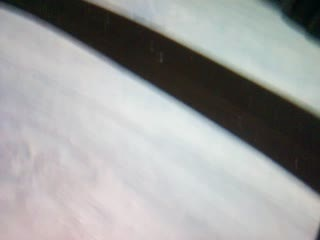
#> input picture data/test_images/17.jpg, 320 x 240 px
$ python -i line_detector.py   (imports and definitions only)
#> lines starting #> are read from the running program, lines starting #| are printed output that depends on the picture; after the words box and inside, x2 and y2 are one past the last pixel; in counts of white or black regions, pixels touching at a corner belong together
#> further down, picture is the input picture: shape (240, 320, 3); mean B, G, R 159.4, 160.2, 159.6
import cv2
import numpy as np


class LineDetector:
    """
    Отвечает за:
      - бинаризацию по HSV (черная линия),
      - разделение на верх/низ,
      - центроид линии,
      - «региональную» оценку (как в Adilnasceng: лево/центр/право).
    """
    def __init__(self,
                 hsv_black_lower=(0, 0, 0),
                 hsv_black_upper=(179, 240, 50),
                 min_contour_area=60):
        self.hsv_black_lower = np.array(hsv_black_lower, dtype=np.uint8)
        self.hsv_black_upper = np.array(hsv_black_upper, dtype=np.uint8)
        self.min_contour_area = min_contour_area

    def threshold(self, frame_bgr):
        hsv = cv2.cvtColor(frame_bgr, cv2.COLOR_BGR2HSV)
#> hsv: shape (240, 320, 3); mean H, S, V 85.9, 23.8, 163.9
        mask = cv2.inRange(hsv, self.hsv_black_lower, self.hsv_black_upper)
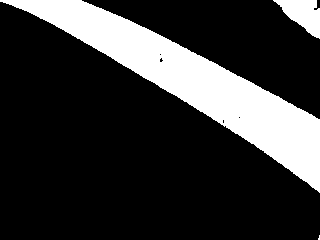
#> mask: shape (240, 320); 20.8% white; 3 white regions (1 under 20 px), largest, box (x1, y1, x2, y2) and area: (0, 0, 320, 193) 14961, (273, 0, 320, 39) 996
        # морфология для устойчивости
        mask = cv2.morphologyEx(mask, cv2.MORPH_CLOSE, np.ones((3, 3), np.uint8), iterations=1)
#> mask: shape (240, 320); 20.8% white; 3 white regions (1 under 20 px), largest, box (x1, y1, x2, y2) and area: (0, 0, 320, 193) 14977, (273, 0, 320, 39) 1003
        mask = cv2.morphologyEx(mask, cv2.MORPH_OPEN,  np.ones((3, 3), np.uint8), iterations=1)
#> mask: shape (240, 320); 20.8% white; 3 white regions (1 under 20 px), largest, box (x1, y1, x2, y2) and area: (0, 0, 320, 192) 14976, (274, 0, 320, 38) 1001
        return mask

    def split_upper_lower(self, mask):
        h = mask.shape[0]
        return mask[:h // 2, :], mask[h // 2:, :]

    # [68 lines left out: functions largest_contour_center_x, roi_bins, visualize, not called in this run]

>>> import cv2
>>> picture = cv2.imread('data/test_images/17.jpg')
>>> result = LineDetector().threshold(picture)

$ run again, on data/test_images/31.jpg
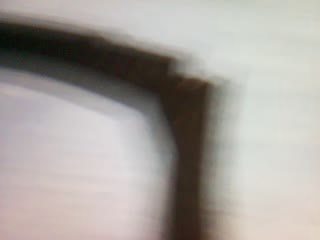
#> input picture data/test_images/31.jpg, 320 x 240 px
#> picture is the input picture: shape (240, 320, 3); mean B, G, R 158.1, 162.8, 167.9
#> hsv: shape (240, 320, 3); mean H, S, V 46.7, 26.5, 168.9
#> in threshold, `mask = cv2.inRange(hsv, self.hsv_black_lower, self.hsv_black_upper)`:
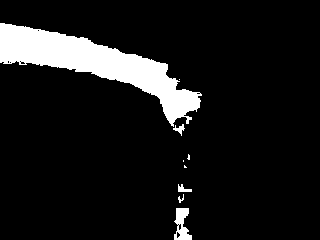
#> mask: shape (240, 320); 9.5% white; 9 white regions (4 under 20 px), largest, box (x1, y1, x2, y2) and area: (0, 23, 202, 127) 6787, (174, 208, 192, 240) 350, (178, 184, 192, 192) 64, (173, 124, 185, 136) 59, (178, 194, 184, 203) 24
#> in threshold, `mask = cv2.morphologyEx(mask, cv2.MORPH_OPEN,  np.ones((3, 3), np.uint..`:
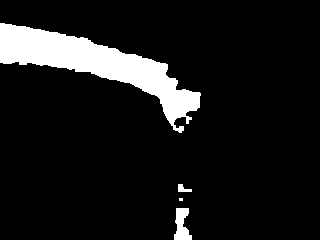
#> mask: shape (240, 320); 9.6% white; 4 white regions (1 under 20 px), largest, box (x1, y1, x2, y2) and area: (0, 23, 201, 133) 6877, (174, 208, 192, 240) 377, (178, 184, 192, 192) 69

$ run again, on data/test_images/35.jpg
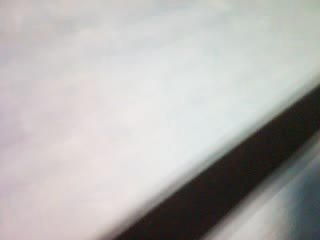
#> input picture data/test_images/35.jpg, 320 x 240 px
#> picture is the input picture: shape (240, 320, 3); mean B, G, R 176.7, 178.6, 180.4
#> hsv: shape (240, 320, 3); mean H, S, V 59.8, 17.6, 182.8
#> in threshold, `mask = cv2.inRange(hsv, self.hsv_black_lower, self.hsv_black_upper)`:
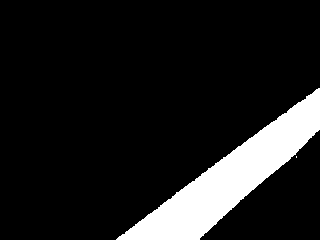
#> mask: shape (240, 320); 11.9% white; 2 white regions (1 under 20 px), largest, box (x1, y1, x2, y2) and area: (116, 88, 320, 240) 9137

$ run again, on data/test_images/45.jpg
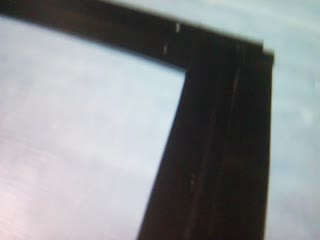
#> input picture data/test_images/45.jpg, 320 x 240 px
#> picture is the input picture: shape (240, 320, 3); mean B, G, R 144.7, 142.4, 138.9
#> hsv: shape (240, 320, 3); mean H, S, V 91.6, 25.4, 147.2
#> in threshold, `mask = cv2.inRange(hsv, self.hsv_black_lower, self.hsv_black_upper)`:
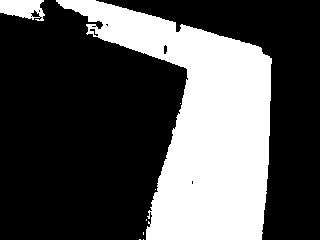
#> mask: shape (240, 320); 32.2% white; 8 white regions (6 under 20 px), largest, box (x1, y1, x2, y2) and area: (56, 0, 272, 240) 24014, (0, 0, 45, 21) 682
#> in threshold, `mask = cv2.morphologyEx(mask, cv2.MORPH_CLOSE, np.ones((3, 3), np.uint..`:
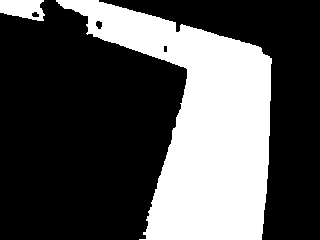
#> mask: shape (240, 320); 32.4% white; 2 white regions, box (x1, y1, x2, y2) and area: (56, 0, 272, 240) 24149, (0, 0, 45, 21) 706
